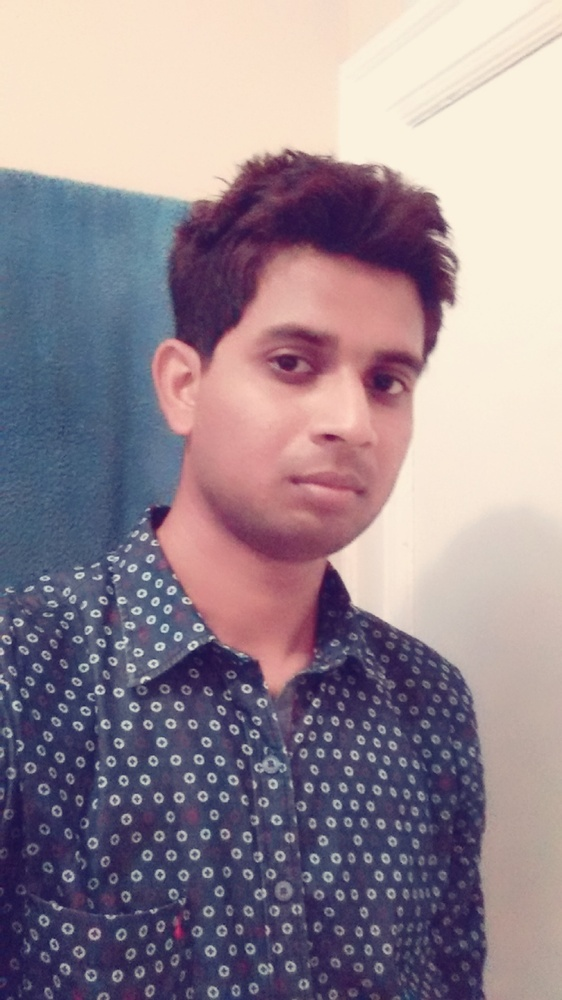
#> input picture trainCV/riaz.jpg, 562 x 1000 px, shrunk from 1080 x 1920 before the run
$ python numpyBasics.py   (Python 2 division)
#> lines starting #> are read from the running program, lines starting #| are printed output that depends on the picture; after the words box and inside, x2 and y2 are one past the last pixel; in counts of white or black regions, pixels touching at a corner belong together
#Playing with numpy

from PIL import Image
from pylab import *

im = array(Image.open('riaz.jpg'))
#> im is the input picture: shape (1000, 562, 3); mean R, G, B 149.8, 135, 144.8
print im.shape
#| (1000, 562, 3)
print im.dtype
#| uint8

#Putting black corners around the image
for i in range(100):
    for j in range(100):
        if (i+j)%2 == 0:
            im[i][j]= [0,0,0]
        elif (i+j)%2 == 0:
            im[i][j]= [255,255,255]
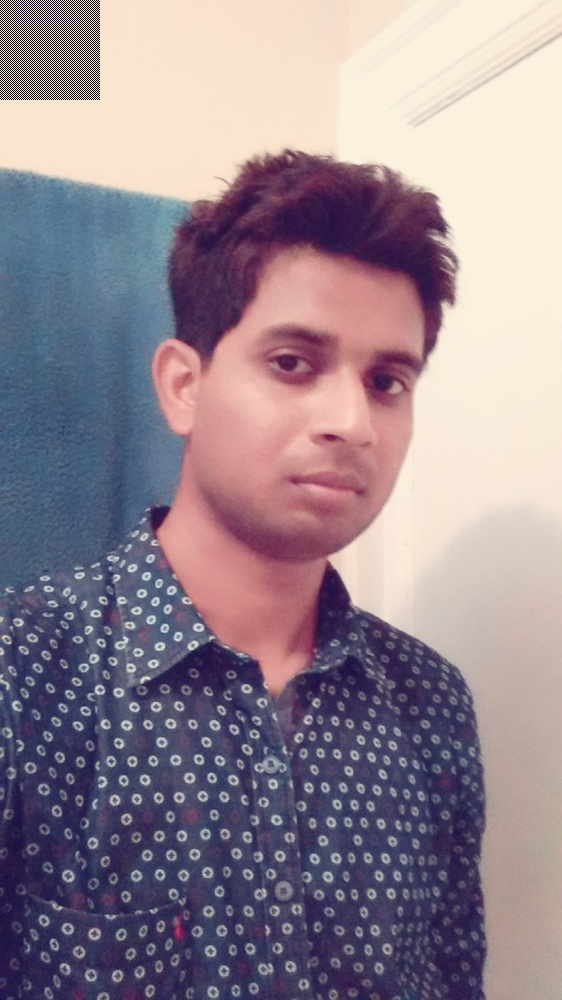
#> im: shape (1000, 562, 3); 0.89% of pixels changed, all inside (x1, y1, x2, y2) = (0, 0, 100, 100)

for i in range(100):
    for j in range(im.shape[1]-100,im.shape[1]):
        if (i+j)%2 == 0:
            im[i][j]= [0,0,0]
        elif (i+j)%2 == 0:
            im[i][j]= [255,255,255]
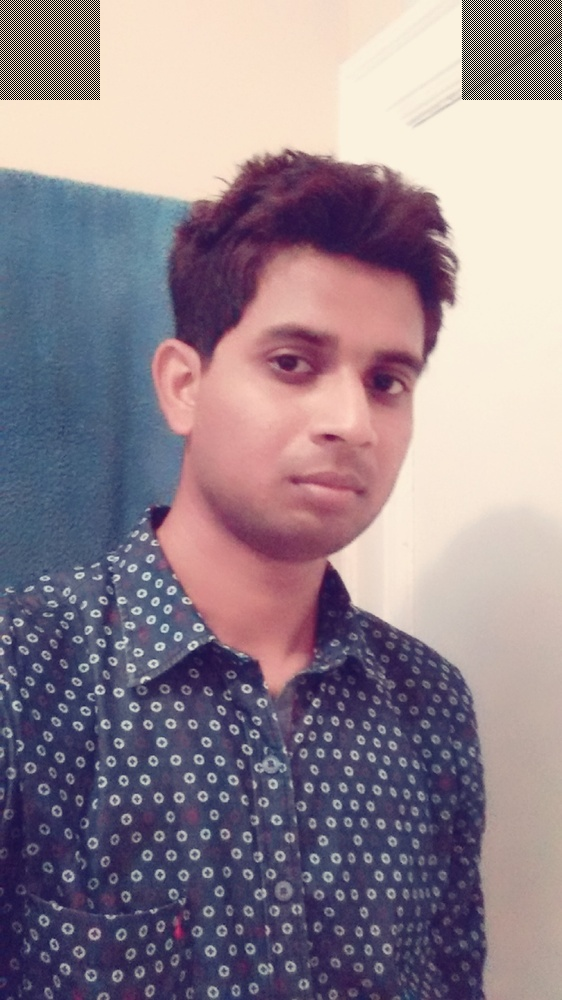
#> im: shape (1000, 562, 3); 0.89% of pixels changed, all inside (x1, y1, x2, y2) = (462, 0, 562, 100)


for i in range(im.shape[2]-100,im.shape[2]):
    for j in range(100):
        if (i+j)%2 == 0:
            im[i][j]= [0,0,0]
        elif (i+j)%2 == 0:
            im[i][j]= [255,255,255]
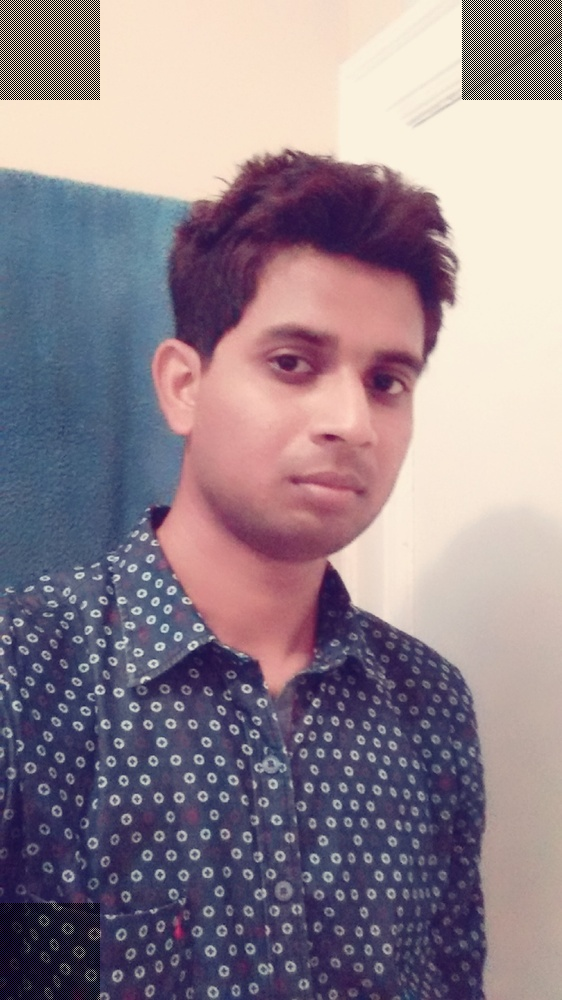
#> im: shape (1000, 562, 3); 0.86% of pixels changed, all inside (x1, y1, x2, y2) = (0, 903, 100, 1000)

for i in range(im.shape[2]-100,im.shape[2]):
    for j in range(im.shape[1]-100,im.shape[1]):
        if (i+j)%2 == 0:
            im[i][j]= [0,0,0]
        elif (i+j)%2 == 0:
            im[i][j]= [255,255,255]
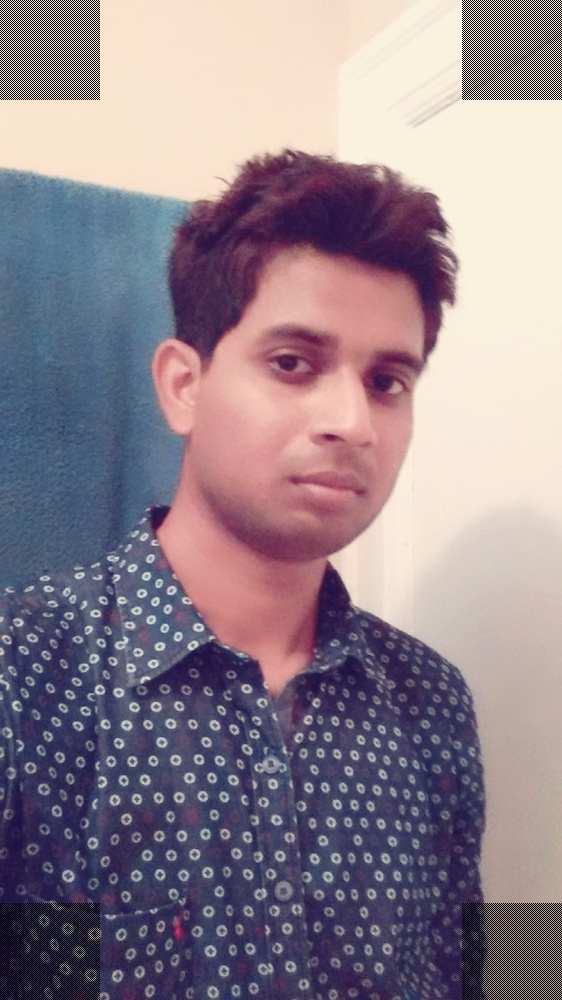
#> im: shape (1000, 562, 3); 0.86% of pixels changed, all inside (x1, y1, x2, y2) = (462, 903, 562, 1000)


figure()
imshow(im)
axis('off')
show()

$ run again, with trainCV/HoughCircles.jpg copied over trainCV/riaz.jpg
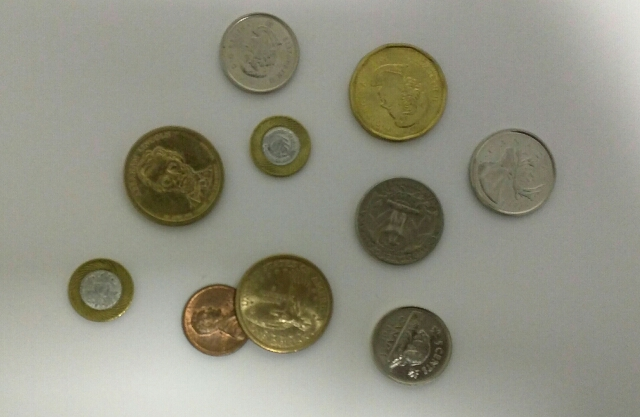
#> input picture trainCV/HoughCircles.jpg, 640 x 417 px
#> im is the input picture: shape (417, 640, 3); mean R, G, B 145.8, 145.4, 130.6
#| (417, 640, 3)
#| uint8
#> after the loop `for i in range(im.shape[2]-100,im.shape[2]):`:
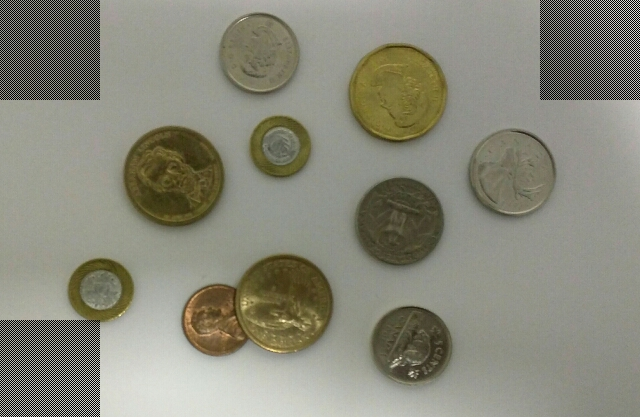
#> im: shape (417, 640, 3); mean R, G, B 136, 135.4, 121.2
#> after the loop `for i in range(im.shape[2]-100,im.shape[2]):`:
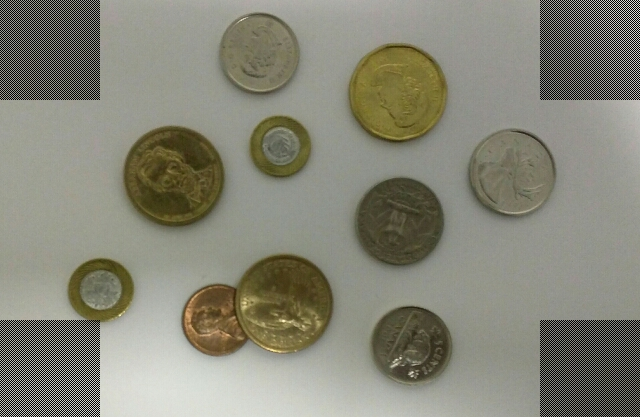
#> im: shape (417, 640, 3); 1.82% of pixels changed, all inside (x1, y1, x2, y2) = (540, 320, 640, 417)
